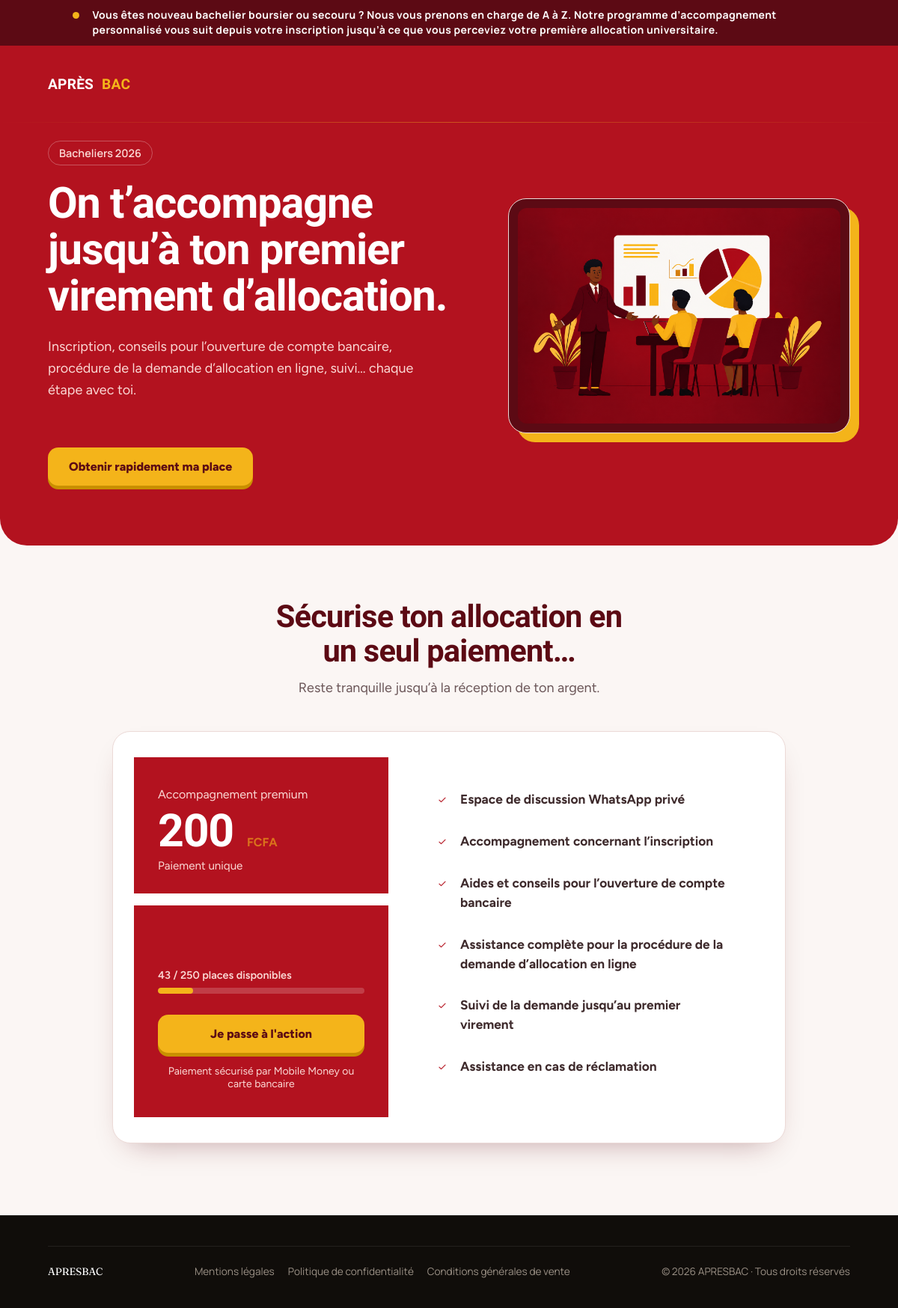
The page / on the database its author committed.
### tables this page shows
CREATE TABLE `formules` (
  `id` int NOT NULL AUTO_INCREMENT,
  `code` enum('premium','vip','gold') NOT NULL,
  `nom` varchar(50) NOT NULL,
  `prix` int NOT NULL,
  `avantages` json NOT NULL,
  `places_totales` int NOT NULL,
  `places_restantes` int NOT NULL,
  `actif` tinyint(1) NOT NULL DEFAULT '1',
  PRIMARY KEY (`id`),
  UNIQUE KEY `code` (`code`)
);

### index.php (the view, shortened to what this page needs)
<?php
try {
    $pdo = Database::getConnection();
    $stmt = $pdo->query("SELECT * FROM formules WHERE actif = 1 ORDER BY prix ASC");
    $formules = $stmt->fetchAll();
} catch (\Throwable $e) {
    $formules = [
        ['code' => 'premium', 'nom' => 'Premium', 'prix' => 2000, 'places_restantes' => 210, 'places_totales' => 210,
            'avantages' => [
                'Espace de discussion WhatsApp privé',
                'Accompagnement concernant l’inscription',
                'Aides et conseils pour l’ouverture de compte bancaire',
                'Assistance complète pour la procédure de la demande d’allocation en ligne',
                'Suivi de la demande jusqu’au premier virement',
                'Assistance en cas de réclamation',
            ]],
    ];
}
$nbFormules = count($formules);
require_once __DIR__ . '/includes/header.php';
?>
<div class="home-v2">
<div class="urgency-bar">
    <span class="urgency-dot" aria-hidden="true"></span>
    <p class="urgency-text">Vous êtes nouveau bachelier boursier ou secouru ? Nous vous prenons en charge de A à Z. Notre programme d’accompagnement personnalisé vous suit depuis votre inscription jusqu’à ce que vous perceviez votre première allocation universitaire.</p>
</div>
<div class="hero-wrap">
    <header class="topbar">
        <div class="topbar-inner">
            <span class="brand">APRÈS<strong>BAC</strong></span>
        </div>
    </header>
    <section class="hero">
        <div class="hero-inner">
            <div class="hero-text">
                <p class="eyebrow">Bacheliers 2026</p>
                <h1>On t’accompagne jusqu’à ton <em>premier virement d’allocation</em>.</h1>
                <p class="hero-sub">
                    Inscription, conseils pour l’ouverture de compte bancaire, procédure de la demande d’allocation en ligne, suivi… chaque étape avec toi.
                </p>
                <div class="hero-cta">
                    <a href="#formules" class="btn btn-primary">Obtenir rapidement ma place</a>
                </div>
            </div>
            <div class="hero-illustration">
                <div class="illustration-frame">
                    <img src="/assets/img/img.png" alt="Illustration d'un étudiant accompagné dans ses démarches" />
                </div>
            </div>
        </div>
    </section>
</div>
<section id="formules" class="formules">
    <div class="section-inner">
        <h2 class="formules-title">Sécurise ton allocation en un seul paiement…</h2>
        <p class="formules-sub">Reste tranquille jusqu’à la réception de ton argent.</p>
        <div class="cartes-formules cartes-formules-<?= $nbFormules ?>">
            <?php foreach ($formules as $index => $f):
                $placesOccupees = $f['places_totales'] - $f['places_restantes'];
                $pourcentageOccupe = $f['places_totales'] > 0
                    ? round(($placesOccupees / $f['places_totales']) * 100)
                    : 0;
                $complet = $f['places_restantes'] <= 0;
                $isFeatured = ($index === $nbFormules - 1) && $nbFormules > 1;
                if ($pourcentageOccupe >= 80) {
                    $jaugeClasse = 'jauge-critique';
                } elseif ($pourcentageOccupe >= 50) {
                    $jaugeClasse = 'jauge-moyenne';
                } else {
                    $jaugeClasse = 'jauge-faible';
                }
            ?>
            <article class="carte-formule carte-<?= htmlspecialchars($f['code']) ?> <?= $isFeatured ? 'carte-featured' : '' ?>">
                <div class="carte-head">
                    <p class="carte-nom">Accompagnement <?= htmlspecialchars($f['nom']) ?></p>
                    <p class="carte-prix"><?= number_format((float)$f['prix'], 0, ',', ' ') ?> <span>FCFA</span></p>
                    <p class="carte-unique">Paiement unique</p>
                </div>
                <ul class="carte-avantages">
                    <?php foreach ($f['avantages'] as $avantage): ?>
                        <li><?= htmlspecialchars($avantage) ?></li>
                    <?php endforeach; ?>
                </ul>
                <div class="carte-foot">
                    <div class="carte-places">
                        <p class="places-label">
                            <?= $complet
                                ? 'Complet'
                                : $placesOccupees . ' / ' . $f['places_totales'] . ' places disponibles'
                            ?>
                        </p>
                        <div class="jauge">
                            <div class="jauge-remplie <?= $jaugeClasse ?>" style="width: <?= $pourcentageOccupe ?>%"></div>
                        </div>
                    </div>
                    <?php if ($complet): ?>
                        <button class="btn btn-disabled" disabled>Places épuisées</button>
                    <?php else: ?>
                        <a href="/accompagnement-formulaire.php?formule=<?= htmlspecialchars($f['code']) ?>" class="btn btn-rouge">
                            Je passe à l'action
                        </a>
                    <?php endif; ?>
                    <p class="carte-note">Paiement sécurisé par Mobile Money ou carte bancaire</p>
                </div>
            </article>
            <?php endforeach; ?>
        </div>
    </div>
</section>
</div>
<?php require_once __DIR__ . '/includes/footer.php'; ?>

### rows shown on the page
formules: nom "premium", prix "200", avantage "Espace de discussion WhatsApp privé", avantage "Accompagnement concernant l’inscription", avantage "Aides et conseils pour l’ouverture de compte bancaire", avantage "Assistance complète pour la procédure de la demande d’allocation en ligne", avantage "Suivi de la demande jusqu’au premier virement", avantage "Assistance en cas de réclamation", placesOccupees "43", places_totales "250"
